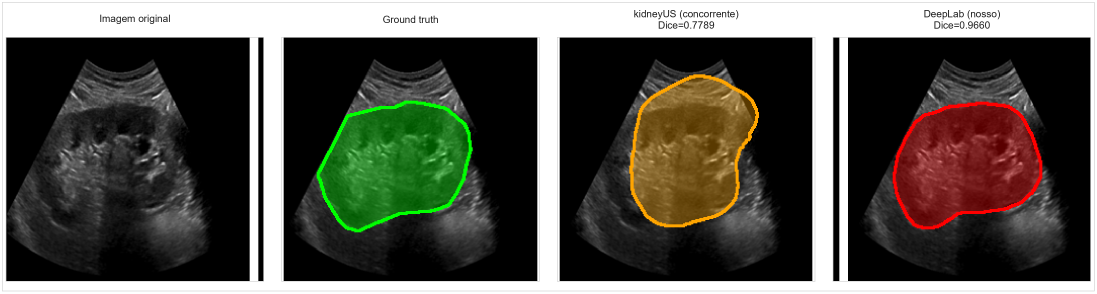
#> input picture artigo/base/figures/quality_good_comparison.png, 3290 x 880 px (shown at 1/3 size)
$ python -i build_article_quality_figures.py   (imports and definitions only)
#> lines starting #> are read from the running program, lines starting #| are printed output that depends on the picture
#> further down, picture is the input picture: PIL image 3290x880 RGB; mean R, G, B 84.6, 83, 74.8
import os
from pathlib import Path
import csv

from PIL import Image, ImageOps, ImageDraw, ImageFont


BASE_DIR = Path(r"D:\kidney")
SOURCE_DIR = BASE_DIR / "results" / "qualitative_comparison"
OUTPUT_DIR = BASE_DIR / "artigo" / "figures"


CASES = [
    {
        "source": SOURCE_DIR / "segmenter_comparison_7_IM-0622-0020_anon.png",
        "metrics": SOURCE_DIR / "segmenter_comparison_7_IM-0622-0020_anon.csv",
        "output": OUTPUT_DIR / "quality_good_comparison.png",
    },
    {
        "source": SOURCE_DIR / "segmenter_comparison_1_IM-0001-0059_anon.png",
        "metrics": SOURCE_DIR / "segmenter_comparison_1_IM-0001-0059_anon.csv",
        "output": OUTPUT_DIR / "quality_bad_comparison.png",
    },
]


def trim_whitespace(image):
    inverted = ImageOps.invert(image.convert("RGB"))
    bbox = inverted.getbbox()
    if bbox is None:
        return image
    return image.crop(bbox)


def crop_main_row(image):
    width, height = image.size
#> width = 3290; height = 880

    # The comparison sheets have four panels on the first row that already
    # contain the exact visual evidence needed in the article: original image,
    # ground truth, kidneyUS, and DeepLab.
    left = int(width * 0.02)
#> left = 65
    right = int(width * 0.98)
#> right = 3224
    top = int(height * 0.06)
#> top = 52
    bottom = int(height * 0.50)
#> bottom = 440

    cropped = image.crop((left, top, right, bottom))
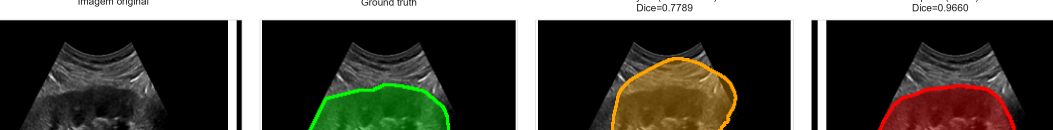
#> cropped: PIL image 3159x388 RGB (shown at 1/3 size); mean R, G, B 76.7, 74.9, 67.1
    return trim_whitespace(cropped)
#> in trim_whitespace, `inverted = ImageOps.invert(image.convert("RGB"))`:
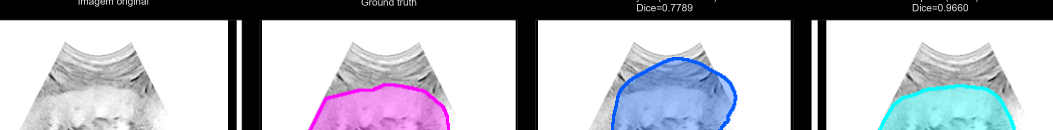
#> inverted: PIL image 3159x388 RGB (shown at 1/3 size); mean R, G, B 178.3, 180.1, 187.9
#> in trim_whitespace, `bbox = inverted.getbbox()`: bbox = (0, 0, 3159, 388)


# [116 lines left out: functions split_into_panels, load_metrics, load_title_font, build_panel_canvas, main, not called in this run]


# [2 lines not run here, left out]

>>> from PIL import Image
>>> picture = Image.open('artigo/base/figures/quality_good_comparison.png')
>>> result = crop_main_row(picture)

$ run again, on artigo/base/figures/example_predicted_healthy_1.png
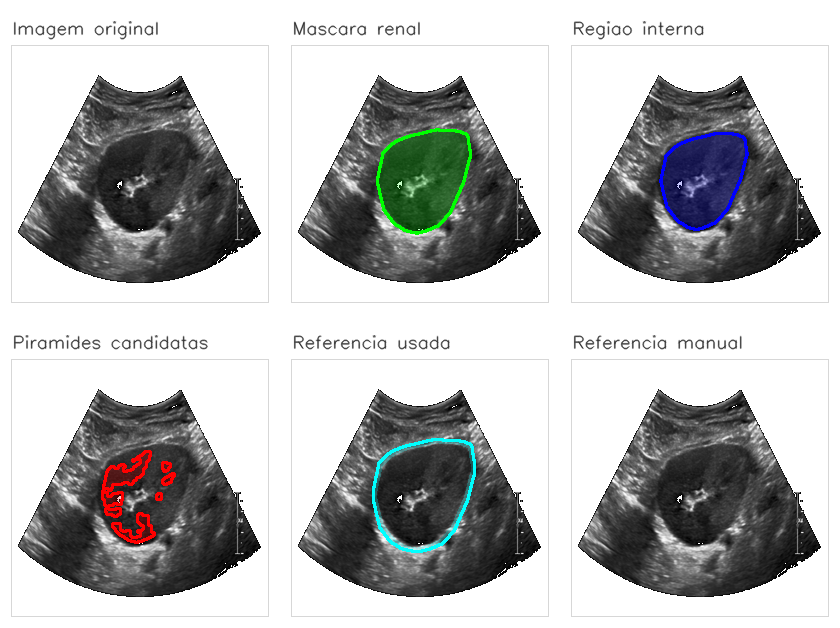
#> input picture artigo/base/figures/example_predicted_healthy_1.png, 840 x 628 px
#> picture is the input picture: PIL image 840x628 RGB; mean R, G, B 184.2, 185.2, 185
#> in trim_whitespace, `inverted = ImageOps.invert(image.convert("RGB"))`:
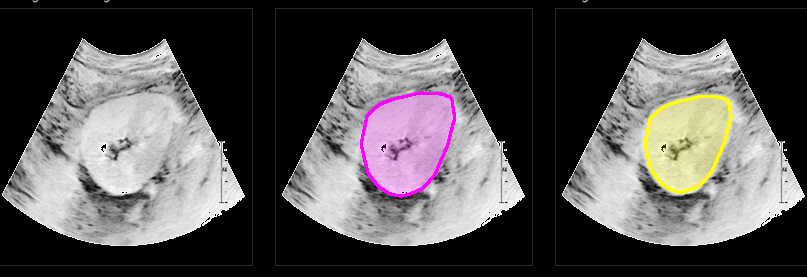
#> inverted: PIL image 807x277 RGB; mean R, G, B 83.4, 80.5, 80.8
#> bbox = (0, 0, 807, 266)
#> in trim_whitespace, `return image.crop(bbox)`:
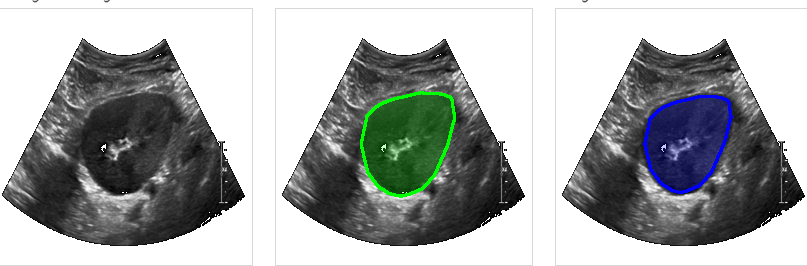
#> returned value: PIL image 807x266 RGB; mean R, G, B 168.2, 171.2, 170.8
